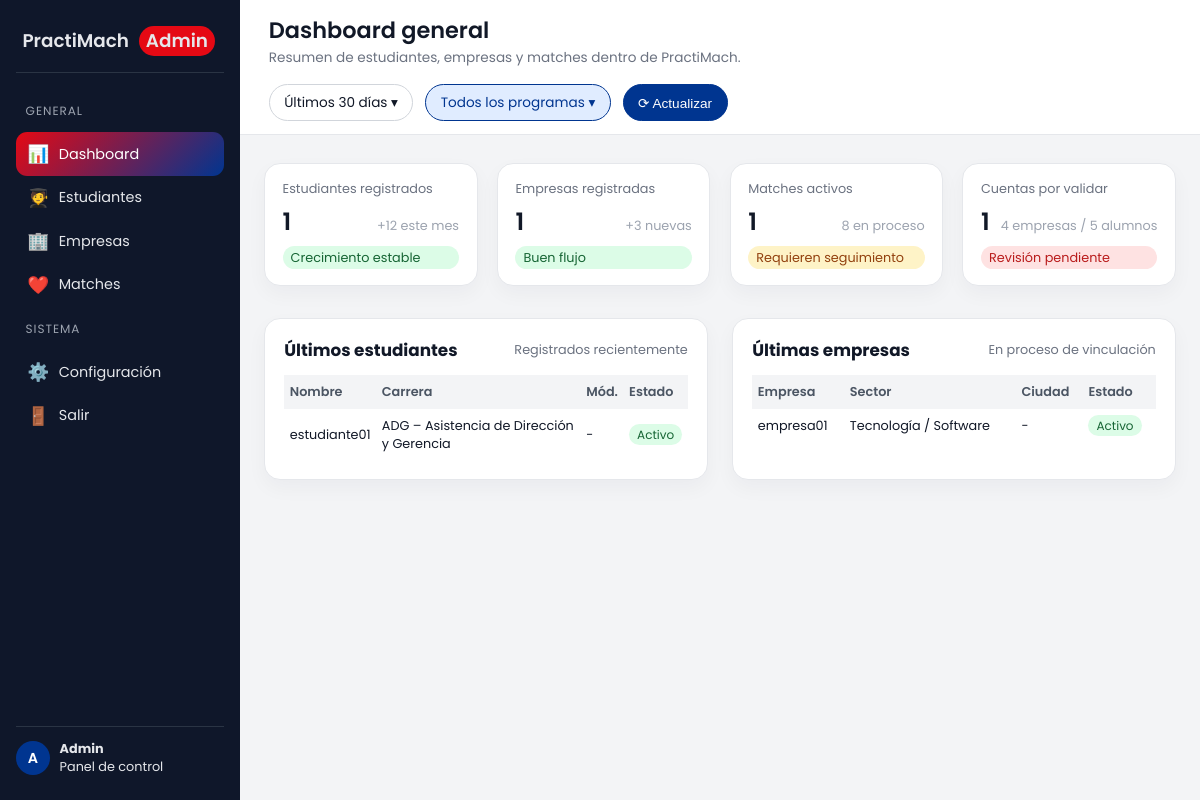
Page /dashboard_admin.php on the committed database.
### tables this page shows
CREATE TABLE `estudiantes` (
  `id` int(11) NOT NULL,
  `nombre` varchar(150) NOT NULL,
  `dni` varchar(20) NOT NULL,
  `carrera` varchar(150) NOT NULL,
  `email` varchar(255) NOT NULL,
  `password` varchar(255) NOT NULL,
  `created_at` timestamp NOT NULL DEFAULT current_timestamp(),
  `updated_at` timestamp NOT NULL DEFAULT current_timestamp() ON UPDATE current_timestamp(),
  `foto` varchar(255) DEFAULT NULL,
  `descripcion` text DEFAULT NULL
);

CREATE TABLE `empresas` (
  `id` int(11) NOT NULL,
  `razon_social` varchar(200) NOT NULL,
  `ruc` varchar(20) NOT NULL,
  `sector` varchar(100) DEFAULT NULL,
  `email` varchar(255) NOT NULL,
  `password` varchar(255) NOT NULL,
  `estado` enum('validada','revision','bloqueada') DEFAULT 'revision',
  `created_at` timestamp NOT NULL DEFAULT current_timestamp(),
  `updated_at` timestamp NOT NULL DEFAULT current_timestamp() ON UPDATE current_timestamp(),
  `foto` varchar(255) DEFAULT NULL,
  `descripcion` text DEFAULT NULL
);

### dashboard_admin.php (the view, shortened to what this page needs)
<?php
require_once 'config/config/conexion.php';
$filterRange = (isset($_GET['range']) && $_GET['range'] === '30') ? 30 : 0;
function getCountSafe($mysqli, $sql) {
    $res = $mysqli->query($sql);
    if ($res && ($row = $res->fetch_row())) {
        return (int)$row[0];
    }
    return 0;
}
if ($filterRange === 30) {
    $countEstudiantes = getCountSafe(
        $mysqli,
        "SELECT COUNT(*)
         FROM estudiantes
         WHERE created_at >= DATE_SUB(CURDATE(), INTERVAL 30 DAY)"
    );
    $countEmpresas = getCountSafe(
        $mysqli,
        "SELECT COUNT(*)
         FROM empresas
         WHERE created_at >= DATE_SUB(CURDATE(), INTERVAL 30 DAY)"
    );
    $countMatchesActivos = getCountSafe(
        $mysqli,
        "SELECT COUNT(*)
         FROM matches
         WHERE estado IN ('match','aceptado')
           AND created_at >= DATE_SUB(CURDATE(), INTERVAL 30 DAY)"
    );
} else {
    $countEstudiantes = getCountSafe($mysqli, "SELECT COUNT(*) FROM estudiantes");
    $countEmpresas    = getCountSafe($mysqli, "SELECT COUNT(*) FROM empresas");
    $countMatchesActivos = getCountSafe(
        $mysqli,
        "SELECT COUNT(*) FROM matches WHERE estado IN ('match','aceptado')"
    );
}
$countEmpresasRevision = 0;
$colEstado = $mysqli->query("SHOW COLUMNS FROM empresas LIKE 'estado'");
if ($colEstado && $colEstado->num_rows > 0) {
    if ($filterRange === 30) {
        $countEmpresasRevision = getCountSafe(
            $mysqli,
            "SELECT COUNT(*)
             FROM empresas
             WHERE estado = 'revision'
               AND created_at >= DATE_SUB(CURDATE(), INTERVAL 30 DAY)"
        );
    } else {
        $countEmpresasRevision = getCountSafe(
            $mysqli,
            "SELECT COUNT(*)
             FROM empresas
             WHERE estado = 'revision'"
        );
    }
}
if ($filterRange === 30) {
    $latestEstudiantes = $mysqli->query(
        "SELECT nombre, carrera
         FROM estudiantes
         WHERE created_at >= DATE_SUB(CURDATE(), INTERVAL 30 DAY)
         ORDER BY created_at DESC
         LIMIT 3"
    );
} else {
    $latestEstudiantes = $mysqli->query(
        "SELECT nombre, carrera
         FROM estudiantes
         ORDER BY created_at DESC
         LIMIT 3"
    );
}
if ($filterRange === 30) {
    $latestEmpresas = $mysqli->query(
        "SELECT razon_social, sector
         FROM empresas
         WHERE created_at >= DATE_SUB(CURDATE(), INTERVAL 30 DAY)
         ORDER BY created_at DESC
         LIMIT 3"
    );
} else {
    $latestEmpresas = $mysqli->query(
        "SELECT razon_social, sector
         FROM empresas
         ORDER BY created_at DESC
         LIMIT 3"
    );
}
?>
<!DOCTYPE html>
<html lang="es">
<head>
</head>
<body>
<div class="admin-layout">
  <aside class="sidebar">
    <div class="sidebar-logo">
      <span>PractiMach</span>
      <span class="sidebar-logo-badge">Admin</span>
    </div>
    <div class="sidebar-menu">
      <div class="sidebar-section-title">General</div>
      <a href="dashboard_admin.php" class="sidebar-link active">
        <span class="icon">📊</span>
        <span>Dashboard</span>
      </a>
      <a href="admin_estudiantes.php" class="sidebar-link">
        <span class="icon">🧑‍🎓</span>
        <span>Estudiantes</span>
      </a>
      <a href="admin_empresas.php" class="sidebar-link">
        <span class="icon">🏢</span>
        <span>Empresas</span>
      </a>
      <a href="admin_matches.php" class="sidebar-link">
        <span class="icon">❤️</span>
        <span>Matches</span>
      </a>
      <div class="sidebar-section-title">Sistema</div>
      <a href="admin_config.php" class="sidebar-link">
        <span class="icon">⚙️</span>
        <span>Configuración</span>
      </a>
      <a href="logout.php" class="sidebar-link">
        <span class="icon">🚪</span>
        <span>Salir</span>
      </a>
    </div>
    <div class="sidebar-footer">
      <div class="sidebar-avatar">A</div>
      <div class="sidebar-footer-text">
        <strong>Admin</strong>
        <span>Panel de control</span>
      </div>
    </div>
  </aside>
  <div class="main">
    <header class="topbar">
      <div class="topbar-title">
        <h1>Dashboard general</h1>
        <span>Resumen de estudiantes, empresas y matches dentro de PractiMach.</span>
      </div>
      <div class="topbar-actions">
        <a href="dashboard_admin.php?range=30"
           class="btn-chip<?php echo ($filterRange === 30) ? ' btn-chip-active' : ''; ?>">
          Últimos 30 días ▾
        </a>
        <a href="dashboard_admin.php"
           class="btn-chip<?php echo ($filterRange === 0) ? ' btn-chip-active' : ''; ?>">
          Todos los programas ▾
        </a>
        <button class="btn-primary" onclick="location.reload();">⟳ Actualizar</button>
      </div>
    </header>
    <main class="content">
      <section class="cards-grid">
        <div class="card-resumen">
          <span class="card-label">Estudiantes registrados</span>
          <div class="card-number-row">
            <span class="card-number"><?php echo $countEstudiantes; ?></span>
            <span class="card-extra">+12 este mes</span>
          </div>
          <span class="card-pill green">Crecimiento estable</span>
        </div>
        <div class="card-resumen">
          <span class="card-label">Empresas registradas</span>
          <div class="card-number-row">
            <span class="card-number"><?php echo $countEmpresas; ?></span>
            <span class="card-extra">+3 nuevas</span>
          </div>
          <span class="card-pill green">Buen flujo</span>
        </div>
        <div class="card-resumen">
          <span class="card-label">Matches activos</span>
          <div class="card-number-row">
            <span class="card-number"><?php echo $countMatchesActivos; ?></span>
            <span class="card-extra">8 en proceso</span>
          </div>
          <span class="card-pill yellow">Requieren seguimiento</span>
        </div>
        <div class="card-resumen">
          <span class="card-label">Cuentas por validar</span>
          <div class="card-number-row">
            <span class="card-number"><?php echo $countEmpresasRevision; ?></span>
            <span class="card-extra">4 empresas / 5 alumnos</span>
          </div>
          <span class="card-pill red">Revisión pendiente</span>
        </div>
      </section>
      <section class="bottom-grid">
        <div class="block">
          <div class="block-header">
            <h2>Últimos estudiantes</h2>
            <span>Registrados recientemente</span>
          </div>
          <table class="block-table">
            <thead>
              <tr>
                <th>Nombre</th>
                <th>Carrera</th>
                <th>Mód.</th>
                <th>Estado</th>
              </tr>
            </thead>
            <tbody>
              <?php if ($latestEstudiantes && $latestEstudiantes->num_rows > 0): ?>
                <?php while($estudiante = $latestEstudiantes->fetch_assoc()): ?>
                  <tr>
                    <td><?php echo htmlspecialchars($estudiante['nombre']); ?></td>
                    <td><?php echo htmlspecialchars($estudiante['carrera']); ?></td>
                    <td>-</td>
                    <td><span class="badge-estado badge-activo">Activo</span></td>
                  </tr>
                <?php endwhile; ?>
              <?php else: ?>
                <tr><td colspan="4" style="text-align:center;">No hay estudiantes registrados.</td></tr>
              <?php endif; ?>
            </tbody>
          </table>
        </div>
        <div class="block">
          <div class="block-header">
            <h2>Últimas empresas</h2>
            <span>En proceso de vinculación</span>
          </div>
          <table class="block-table">
            <thead>
              <tr>
                <th>Empresa</th>
                <th>Sector</th>
                <th>Ciudad</th>
                <th>Estado</th>
              </tr>
            </thead>
            <tbody>
              <?php if ($latestEmpresas && $latestEmpresas->num_rows > 0): ?>
                <?php while($empresa = $latestEmpresas->fetch_assoc()): ?>
                  <tr>
                    <td><?php echo htmlspecialchars($empresa['razon_social']); ?></td>
                    <td><?php echo htmlspecialchars($empresa['sector']); ?></td>
                    <td>-</td>
                    <td><span class="badge-estado badge-activo">Activo</span></td>
                  </tr>
                <?php endwhile; ?>
              <?php else: ?>
                <tr><td colspan="4" style="text-align:center;">No hay empresas registradas.</td></tr>
              <?php endif; ?>
            </tbody>
          </table>
        </div>
      </section>
    </main>
  </div>
</div>
</body>
</html>

### dashboard_admin.php (style rules this page uses)
*, *::before, *::after { box-sizing: border-box; }
body { margin: 0; font-family: "Poppins", sans-serif; background: #f3f4f6; color: #111827; }
.admin-layout { display: flex; min-height: 100vh; }
.sidebar { width: 240px; background: #0f172a; color: #e5e7eb; display: flex; flex-direction: column; padding: 1rem 1rem 1.5rem 1rem; }
.sidebar-logo { display: flex; align-items: center; gap: .6rem; padding: .6rem .4rem 1rem .4rem; border-bottom: 1px solid rgba(55,65,81,0.7); margin-bottom: 1rem; }
.sidebar-logo span { font-size: 1.15rem; font-weight: 600; }
.sidebar-logo-badge { font-size: .75rem; background: #e50914; padding: .1rem .45rem; border-radius: 999px; font-weight: 500; }
.sidebar-menu { flex: 1; }
.sidebar-section-title { font-size: .75rem; text-transform: uppercase; letter-spacing: .08em; color: #9ca3af; padding: .4rem .6rem; margin-top: .4rem; margin-bottom: .4rem; }
.sidebar-link { display: flex; align-items: center; gap: .6rem; padding: .55rem .7rem; border-radius: .7rem; cursor: pointer; font-size: .9rem; color: #e5e7eb; text-decoration: none; transition: background .2s, color .2s, transform .1s; }
.sidebar-link span.icon { font-size: 1.1rem; }
.sidebar-link.active { background: linear-gradient(135deg, #e50914, #003590); color: #fff; }
.sidebar-footer { border-top: 1px solid rgba(55,65,81,0.7); padding-top: .8rem; margin-top: .5rem; display: flex; align-items: center; gap: .6rem; }
.sidebar-avatar { width: 34px; height: 34px; border-radius: 50%; background: #003590; display: flex; justify-content: center; align-items: center; font-size: .9rem; font-weight: 600; color: #fff; }
.sidebar-footer-text { font-size: .8rem; }
.sidebar-footer-text strong { display: block; }
.main { flex: 1; display: flex; flex-direction: column; background: #f3f4f6; }
.topbar { background: #ffffff; border-bottom: 1px solid #e5e7eb; padding: .8rem 1.8rem; display: flex; justify-content: space-between; align-items: center; gap: 1rem; flex-wrap: wrap; }
.topbar-title { display: flex; flex-direction: column; gap: .1rem; }
.topbar-title h1 { margin: 0; font-size: 1.4rem; font-weight: 600; }
.topbar-title span { font-size: .85rem; color: #6b7280; }
.topbar-actions { display: flex; gap: .75rem; flex-wrap: wrap; }
.btn-chip, .btn-primary { border-radius: 999px; border: 1px solid #d1d5db; padding: .45rem .9rem; font-size: .85rem; cursor: pointer; background: #fff; display: inline-flex; align-items: center; gap: .35rem; text-decoration: none; color: #111827; }
.btn-primary { background: #003590; color: #fff; border-color: #003590; }
.btn-chip-active { border-color: #003590; color: #003590; background: #e0ecff; }
.content { max-width: 1100px; margin: 1.8rem auto 2.2rem auto; padding: 0 1.5rem; }
.cards-grid { display: grid; grid-template-columns: repeat(4, 1fr); gap: 1.2rem; margin-bottom: 2rem; }
.card-resumen { background: #ffffff; border-radius: 16px; padding: 1rem 1.1rem; border: 1px solid #e5e7eb; box-shadow: 0 8px 20px rgba(15,23,42,0.04); display: flex; flex-direction: column; gap: .35rem; }
.card-label { font-size: .8rem; color: #6b7280; }
.card-number-row { display: flex; justify-content: space-between; align-items: baseline; }
.card-number { font-size: 1.5rem; font-weight: 600; }
.card-extra { font-size: .8rem; color: #9ca3af; }
.card-pill { font-size: .8rem; padding: .15rem .5rem; border-radius: 999px; display: inline-block; margin-top: .1rem; }
.card-pill.green { background: #dcfce7; color: #166534; }
.card-pill.red { background: #fee2e2; color: #b91c1c; }
.card-pill.yellow { background: #fef3c7; color: #92400e; }
.bottom-grid { display: grid; grid-template-columns: 2fr 2fr; gap: 1.5rem; }
.block { background: #ffffff; border-radius: 16px; border: 1px solid #e5e7eb; box-shadow: 0 8px 20px rgba(15,23,42,0.04); padding: 1.1rem 1.2rem; }
.block-header { display: flex; justify-content: space-between; align-items: center; margin-bottom: .8rem; }
.block-header h2 { margin: 0; font-size: 1.05rem; }
.block-header span { font-size: .8rem; color: #6b7280; }
.block-table { width: 100%; border-collapse: collapse; font-size: .8rem; }
.block-table thead { background: #f3f4f6; }
.block-table th, .block-table td { padding: .5rem .35rem; text-align: left; }
.block-table th { font-weight: 600; color: #4b5563; }
.badge-estado { font-size: .75rem; padding: .12rem .5rem; border-radius: 999px; }
.badge-activo { background: #dcfce7; color: #166534; }

### rows in the picture
estudiantes: nombre "estudiante01", carrera "ADG – Asistencia de Dirección y Gerencia"
empresas: razon_social "empresa01", sector "Tecnología / Software"

### other values in the picture
$countEstudiantes "1"
$countEmpresas "1"
$countMatchesActivos "1"
$countEmpresasRevision "1"
